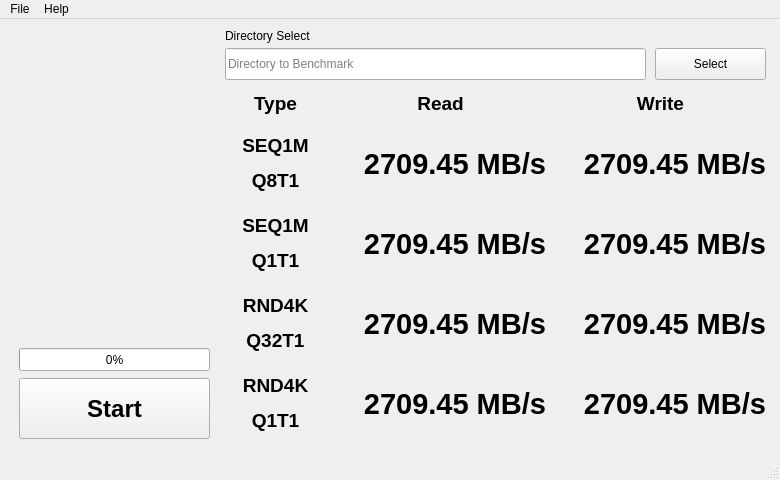
<?xml version="1.0" encoding="UTF-8"?>
<ui version="4.0">
 <class>MainWindow</class>
 <widget class="QMainWindow" name="MainWindow">
  <property name="geometry">
   <rect>
    <x>0</x>
    <y>0</y>
    <width>780</width>
    <height>480</height>
   </rect>
  </property>
  <property name="minimumSize">
   <size>
    <width>780</width>
    <height>480</height>
   </size>
  </property>
  <property name="maximumSize">
   <size>
    <width>780</width>
    <height>480</height>
   </size>
  </property>
  <property name="windowTitle">
   <string>Crazy DiskMark</string>
  </property>
  <property name="windowIcon">
   <iconset>
    <normaloff>images/icon.png</normaloff>images/icon.png</iconset>
  </property>
  <widget class="QWidget" name="centralwidget">
   <layout class="QHBoxLayout" name="horizontalLayout">
    <item>
     <widget class="QFrame" name="leftFrame">
      <property name="minimumSize">
       <size>
        <width>0</width>
        <height>0</height>
       </size>
      </property>
      <property name="maximumSize">
       <size>
        <width>210</width>
        <height>16777215</height>
       </size>
      </property>
      <property name="frameShape">
       <enum>QFrame::NoFrame</enum>
      </property>
      <property name="frameShadow">
       <enum>QFrame::Plain</enum>
      </property>
      <widget class="QLabel" name="logoLabel">
       <property name="geometry">
        <rect>
         <x>10</x>
         <y>0</y>
         <width>191</width>
         <height>311</height>
        </rect>
       </property>
       <property name="text">
        <string/>
       </property>
       <property name="pixmap">
        <pixmap>images/logo.png</pixmap>
       </property>
      </widget>
      <widget class="QPushButton" name="startPushButton">
       <property name="geometry">
        <rect>
         <x>10</x>
         <y>350</y>
         <width>191</width>
         <height>61</height>
        </rect>
       </property>
       <property name="font">
        <font>
         <pointsize>18</pointsize>
         <weight>75</weight>
         <bold>true</bold>
        </font>
       </property>
       <property name="text">
        <string>Start</string>
       </property>
      </widget>
      <widget class="QProgressBar" name="progressBar">
       <property name="geometry">
        <rect>
         <x>10</x>
         <y>320</y>
         <width>191</width>
         <height>23</height>
        </rect>
       </property>
       <property name="sizePolicy">
        <sizepolicy hsizetype="Fixed" vsizetype="Fixed">
         <horstretch>0</horstretch>
         <verstretch>0</verstretch>
        </sizepolicy>
       </property>
       <property name="value">
        <number>0</number>
       </property>
      </widget>
     </widget>
    </item>
    <item>
     <widget class="QFrame" name="rightFrame">
      <property name="frameShape">
       <enum>QFrame::NoFrame</enum>
      </property>
      <property name="frameShadow">
       <enum>QFrame::Plain</enum>
      </property>
      <widget class="QLineEdit" name="directoryLineEdit">
       <property name="geometry">
        <rect>
         <x>0</x>
         <y>20</y>
         <width>421</width>
         <height>32</height>
        </rect>
       </property>
       <property name="readOnly">
        <bool>true</bool>
       </property>
       <property name="placeholderText">
        <string>Directory to Benchmark</string>
       </property>
      </widget>
      <widget class="QLabel" name="directoryLabel">
       <property name="geometry">
        <rect>
         <x>0</x>
         <y>0</y>
         <width>141</width>
         <height>16</height>
        </rect>
       </property>
       <property name="text">
        <string>Directory Select</string>
       </property>
      </widget>
      <widget class="QPushButton" name="selectPushButton">
       <property name="geometry">
        <rect>
         <x>430</x>
         <y>20</y>
         <width>111</width>
         <height>32</height>
        </rect>
       </property>
       <property name="text">
        <string>Select</string>
       </property>
      </widget>
      <widget class="QLabel" name="typeLabel">
       <property name="geometry">
        <rect>
         <x>0</x>
         <y>60</y>
         <width>101</width>
         <height>31</height>
        </rect>
       </property>
       <property name="autoFillBackground">
        <bool>false</bool>
       </property>
       <property name="styleSheet">
        <string notr="true">font: 57 10pt &quot;Ubuntu&quot;;</string>
       </property>
       <property name="frameShape">
        <enum>QFrame::NoFrame</enum>
       </property>
       <property name="frameShadow">
        <enum>QFrame::Sunken</enum>
       </property>
       <property name="lineWidth">
        <number>1</number>
       </property>
       <property name="text">
        <string>&lt;html&gt;&lt;head/&gt;&lt;body&gt;&lt;p align=&quot;center&quot;&gt;&lt;span style=&quot; font-size:14pt; font-weight:600;&quot;&gt;Type&lt;/span&gt;&lt;/p&gt;&lt;/body&gt;&lt;/html&gt;</string>
       </property>
      </widget>
      <widget class="QLabel" name="ReadLabel">
       <property name="geometry">
        <rect>
         <x>110</x>
         <y>60</y>
         <width>211</width>
         <height>31</height>
        </rect>
       </property>
       <property name="autoFillBackground">
        <bool>false</bool>
       </property>
       <property name="styleSheet">
        <string notr="true">font: 57 10pt &quot;Ubuntu&quot;;</string>
       </property>
       <property name="frameShape">
        <enum>QFrame::NoFrame</enum>
       </property>
       <property name="frameShadow">
        <enum>QFrame::Sunken</enum>
       </property>
       <property name="lineWidth">
        <number>1</number>
       </property>
       <property name="text">
        <string>&lt;html&gt;&lt;head/&gt;&lt;body&gt;&lt;p align=&quot;center&quot;&gt;&lt;span style=&quot; font-size:14pt; font-weight:600;&quot;&gt;Read&lt;/span&gt;&lt;/p&gt;&lt;/body&gt;&lt;/html&gt;</string>
       </property>
      </widget>
      <widget class="QLabel" name="writeLabel">
       <property name="geometry">
        <rect>
         <x>330</x>
         <y>60</y>
         <width>211</width>
         <height>31</height>
        </rect>
       </property>
       <property name="autoFillBackground">
        <bool>false</bool>
       </property>
       <property name="styleSheet">
        <string notr="true">font: 57 10pt &quot;Ubuntu&quot;;</string>
       </property>
       <property name="frameShape">
        <enum>QFrame::NoFrame</enum>
       </property>
       <property name="frameShadow">
        <enum>QFrame::Sunken</enum>
       </property>
       <property name="lineWidth">
        <number>1</number>
       </property>
       <property name="text">
        <string>&lt;html&gt;&lt;head/&gt;&lt;body&gt;&lt;p align=&quot;center&quot;&gt;&lt;span style=&quot; font-size:14pt; font-weight:600;&quot;&gt;Write&lt;/span&gt;&lt;/p&gt;&lt;/body&gt;&lt;/html&gt;</string>
       </property>
      </widget>
      <widget class="QLabel" name="seq1mq8t1Label">
       <property name="geometry">
        <rect>
         <x>0</x>
         <y>100</y>
         <width>101</width>
         <height>71</height>
        </rect>
       </property>
       <property name="autoFillBackground">
        <bool>false</bool>
       </property>
       <property name="styleSheet">
        <string notr="true">font: 57 10pt &quot;Ubuntu&quot;;</string>
       </property>
       <property name="frameShape">
        <enum>QFrame::NoFrame</enum>
       </property>
       <property name="frameShadow">
        <enum>QFrame::Sunken</enum>
       </property>
       <property name="lineWidth">
        <number>1</number>
       </property>
       <property name="text">
        <string>&lt;html&gt;&lt;head/&gt;&lt;body&gt;&lt;p align=&quot;center&quot;&gt;&lt;span style=&quot; font-size:14pt; font-weight:600;&quot;&gt;SEQ1M&lt;/span&gt;&lt;/p&gt;&lt;p align=&quot;center&quot;&gt;&lt;span style=&quot; font-size:14pt; font-weight:600;&quot;&gt;Q8T1&lt;/span&gt;&lt;/p&gt;&lt;/body&gt;&lt;/html&gt;</string>
       </property>
      </widget>
      <widget class="QLabel" name="seq1mq1t1Label">
       <property name="geometry">
        <rect>
         <x>0</x>
         <y>180</y>
         <width>101</width>
         <height>71</height>
        </rect>
       </property>
       <property name="autoFillBackground">
        <bool>false</bool>
       </property>
       <property name="styleSheet">
        <string notr="true">font: 57 10pt &quot;Ubuntu&quot;;</string>
       </property>
       <property name="frameShape">
        <enum>QFrame::NoFrame</enum>
       </property>
       <property name="frameShadow">
        <enum>QFrame::Sunken</enum>
       </property>
       <property name="lineWidth">
        <number>1</number>
       </property>
       <property name="text">
        <string>&lt;html&gt;&lt;head/&gt;&lt;body&gt;&lt;p align=&quot;center&quot;&gt;&lt;span style=&quot; font-size:14pt; font-weight:600;&quot;&gt;SEQ1M&lt;/span&gt;&lt;/p&gt;&lt;p align=&quot;center&quot;&gt;&lt;span style=&quot; font-size:14pt; font-weight:600;&quot;&gt;Q1T1&lt;/span&gt;&lt;/p&gt;&lt;/body&gt;&lt;/html&gt;</string>
       </property>
      </widget>
      <widget class="QLabel" name="rnd4kq32t1Label">
       <property name="geometry">
        <rect>
         <x>0</x>
         <y>260</y>
         <width>101</width>
         <height>71</height>
        </rect>
       </property>
       <property name="autoFillBackground">
        <bool>false</bool>
       </property>
       <property name="styleSheet">
        <string notr="true">font: 57 10pt &quot;Ubuntu&quot;;</string>
       </property>
       <property name="frameShape">
        <enum>QFrame::NoFrame</enum>
       </property>
       <property name="frameShadow">
        <enum>QFrame::Sunken</enum>
       </property>
       <property name="lineWidth">
        <number>1</number>
       </property>
       <property name="text">
        <string>&lt;html&gt;&lt;head/&gt;&lt;body&gt;&lt;p align=&quot;center&quot;&gt;&lt;span style=&quot; font-size:14pt; font-weight:600;&quot;&gt;RND4K&lt;/span&gt;&lt;/p&gt;&lt;p align=&quot;center&quot;&gt;&lt;span style=&quot; font-size:14pt; font-weight:600;&quot;&gt;Q32T1&lt;/span&gt;&lt;/p&gt;&lt;/body&gt;&lt;/html&gt;</string>
       </property>
      </widget>
      <widget class="QLabel" name="rnd4kq1t1Label">
       <property name="geometry">
        <rect>
         <x>0</x>
         <y>340</y>
         <width>101</width>
         <height>71</height>
        </rect>
       </property>
       <property name="autoFillBackground">
        <bool>false</bool>
       </property>
       <property name="styleSheet">
        <string notr="true">font: 57 10pt &quot;Ubuntu&quot;;</string>
       </property>
       <property name="frameShape">
        <enum>QFrame::NoFrame</enum>
       </property>
       <property name="frameShadow">
        <enum>QFrame::Sunken</enum>
       </property>
       <property name="lineWidth">
        <number>1</number>
       </property>
       <property name="text">
        <string>&lt;html&gt;&lt;head/&gt;&lt;body&gt;&lt;p align=&quot;center&quot;&gt;&lt;span style=&quot; font-size:14pt; font-weight:600;&quot;&gt;RND4K&lt;/span&gt;&lt;/p&gt;&lt;p align=&quot;center&quot;&gt;&lt;span style=&quot; font-size:14pt; font-weight:600;&quot;&gt;Q1T1&lt;/span&gt;&lt;/p&gt;&lt;/body&gt;&lt;/html&gt;</string>
       </property>
      </widget>
      <widget class="QLabel" name="seq1mq8t1ReadLabel">
       <property name="geometry">
        <rect>
         <x>110</x>
         <y>100</y>
         <width>211</width>
         <height>71</height>
        </rect>
       </property>
       <property name="font">
        <font>
         <pointsize>22</pointsize>
         <weight>75</weight>
         <bold>true</bold>
        </font>
       </property>
       <property name="styleSheet">
        <string notr="true"/>
       </property>
       <property name="frameShape">
        <enum>QFrame::NoFrame</enum>
       </property>
       <property name="frameShadow">
        <enum>QFrame::Sunken</enum>
       </property>
       <property name="lineWidth">
        <number>1</number>
       </property>
       <property name="text">
        <string>2709.45 MB/s</string>
       </property>
       <property name="alignment">
        <set>Qt::AlignRight|Qt::AlignTrailing|Qt::AlignVCenter</set>
       </property>
      </widget>
      <widget class="QLabel" name="seq1mq8t1WriteLabel">
       <property name="geometry">
        <rect>
         <x>330</x>
         <y>100</y>
         <width>211</width>
         <height>71</height>
        </rect>
       </property>
       <property name="font">
        <font>
         <pointsize>22</pointsize>
         <weight>75</weight>
         <bold>true</bold>
        </font>
       </property>
       <property name="frameShape">
        <enum>QFrame::NoFrame</enum>
       </property>
       <property name="frameShadow">
        <enum>QFrame::Sunken</enum>
       </property>
       <property name="lineWidth">
        <number>1</number>
       </property>
       <property name="text">
        <string>2709.45 MB/s</string>
       </property>
       <property name="alignment">
        <set>Qt::AlignRight|Qt::AlignTrailing|Qt::AlignVCenter</set>
       </property>
      </widget>
      <widget class="QLabel" name="seq1mq1t1ReadLabel">
       <property name="geometry">
        <rect>
         <x>110</x>
         <y>180</y>
         <width>211</width>
         <height>71</height>
        </rect>
       </property>
       <property name="font">
        <font>
         <pointsize>22</pointsize>
         <weight>75</weight>
         <bold>true</bold>
        </font>
       </property>
       <property name="frameShape">
        <enum>QFrame::NoFrame</enum>
       </property>
       <property name="frameShadow">
        <enum>QFrame::Sunken</enum>
       </property>
       <property name="lineWidth">
        <number>1</number>
       </property>
       <property name="text">
        <string>2709.45 MB/s</string>
       </property>
       <property name="alignment">
        <set>Qt::AlignRight|Qt::AlignTrailing|Qt::AlignVCenter</set>
       </property>
      </widget>
      <widget class="QLabel" name="seq1mq1t1WriteLabel">
       <property name="geometry">
        <rect>
         <x>330</x>
         <y>180</y>
         <width>211</width>
         <height>71</height>
        </rect>
       </property>
       <property name="font">
        <font>
         <pointsize>22</pointsize>
         <weight>75</weight>
         <bold>true</bold>
        </font>
       </property>
       <property name="frameShape">
        <enum>QFrame::NoFrame</enum>
       </property>
       <property name="frameShadow">
        <enum>QFrame::Sunken</enum>
       </property>
       <property name="lineWidth">
        <number>1</number>
       </property>
       <property name="text">
        <string>2709.45 MB/s</string>
       </property>
       <property name="alignment">
        <set>Qt::AlignRight|Qt::AlignTrailing|Qt::AlignVCenter</set>
       </property>
      </widget>
      <widget class="QLabel" name="rnd4kq32t1ReadLabel">
       <property name="geometry">
        <rect>
         <x>110</x>
         <y>260</y>
         <width>211</width>
         <height>71</height>
        </rect>
       </property>
       <property name="font">
        <font>
         <pointsize>22</pointsize>
         <weight>75</weight>
         <bold>true</bold>
        </font>
       </property>
       <property name="frameShape">
        <enum>QFrame::NoFrame</enum>
       </property>
       <property name="frameShadow">
        <enum>QFrame::Sunken</enum>
       </property>
       <property name="lineWidth">
        <number>1</number>
       </property>
       <property name="text">
        <string>2709.45 MB/s</string>
       </property>
       <property name="alignment">
        <set>Qt::AlignRight|Qt::AlignTrailing|Qt::AlignVCenter</set>
       </property>
      </widget>
      <widget class="QLabel" name="rnd4kq32t1WriteLabel">
       <property name="geometry">
        <rect>
         <x>330</x>
         <y>260</y>
         <width>211</width>
         <height>71</height>
        </rect>
       </property>
       <property name="font">
        <font>
         <pointsize>22</pointsize>
         <weight>75</weight>
         <bold>true</bold>
        </font>
       </property>
       <property name="frameShape">
        <enum>QFrame::NoFrame</enum>
       </property>
       <property name="frameShadow">
        <enum>QFrame::Sunken</enum>
       </property>
       <property name="lineWidth">
        <number>1</number>
       </property>
       <property name="text">
        <string>2709.45 MB/s</string>
       </property>
       <property name="alignment">
        <set>Qt::AlignRight|Qt::AlignTrailing|Qt::AlignVCenter</set>
       </property>
      </widget>
      <widget class="QLabel" name="rnd4kq1t1ReadLabel">
       <property name="geometry">
        <rect>
         <x>110</x>
         <y>340</y>
         <width>211</width>
         <height>71</height>
        </rect>
       </property>
       <property name="font">
        <font>
         <pointsize>22</pointsize>
         <weight>75</weight>
         <bold>true</bold>
        </font>
       </property>
       <property name="frameShape">
        <enum>QFrame::NoFrame</enum>
       </property>
       <property name="frameShadow">
        <enum>QFrame::Sunken</enum>
       </property>
       <property name="lineWidth">
        <number>1</number>
       </property>
       <property name="text">
        <string>2709.45 MB/s</string>
       </property>
       <property name="alignment">
        <set>Qt::AlignRight|Qt::AlignTrailing|Qt::AlignVCenter</set>
       </property>
      </widget>
      <widget class="QLabel" name="rnd4kq1t1WriteLabel">
       <property name="geometry">
        <rect>
         <x>330</x>
         <y>340</y>
         <width>211</width>
         <height>71</height>
        </rect>
       </property>
       <property name="font">
        <font>
         <pointsize>22</pointsize>
         <weight>75</weight>
         <bold>true</bold>
        </font>
       </property>
       <property name="frameShape">
        <enum>QFrame::NoFrame</enum>
       </property>
       <property name="frameShadow">
        <enum>QFrame::Sunken</enum>
       </property>
       <property name="lineWidth">
        <number>1</number>
       </property>
       <property name="text">
        <string>2709.45 MB/s</string>
       </property>
       <property name="alignment">
        <set>Qt::AlignRight|Qt::AlignTrailing|Qt::AlignVCenter</set>
       </property>
      </widget>
     </widget>
    </item>
   </layout>
  </widget>
  <widget class="QMenuBar" name="menubar">
   <property name="geometry">
    <rect>
     <x>0</x>
     <y>0</y>
     <width>780</width>
     <height>21</height>
    </rect>
   </property>
   <widget class="QMenu" name="menuFile">
    <property name="title">
     <string>File</string>
    </property>
    <addaction name="actionQuit"/>
   </widget>
   <widget class="QMenu" name="menuHelp">
    <property name="title">
     <string>Help</string>
    </property>
    <addaction name="actionAbout"/>
   </widget>
   <addaction name="menuFile"/>
   <addaction name="menuHelp"/>
  </widget>
  <widget class="QStatusBar" name="statusbar">
   <property name="styleSheet">
    <string notr="true"/>
   </property>
  </widget>
  <action name="actionQuit">
   <property name="text">
    <string>Quit</string>
   </property>
  </action>
  <action name="actionAbout">
   <property name="text">
    <string>About</string>
   </property>
  </action>
 </widget>
 <resources/>
 <connections/>
</ui>
